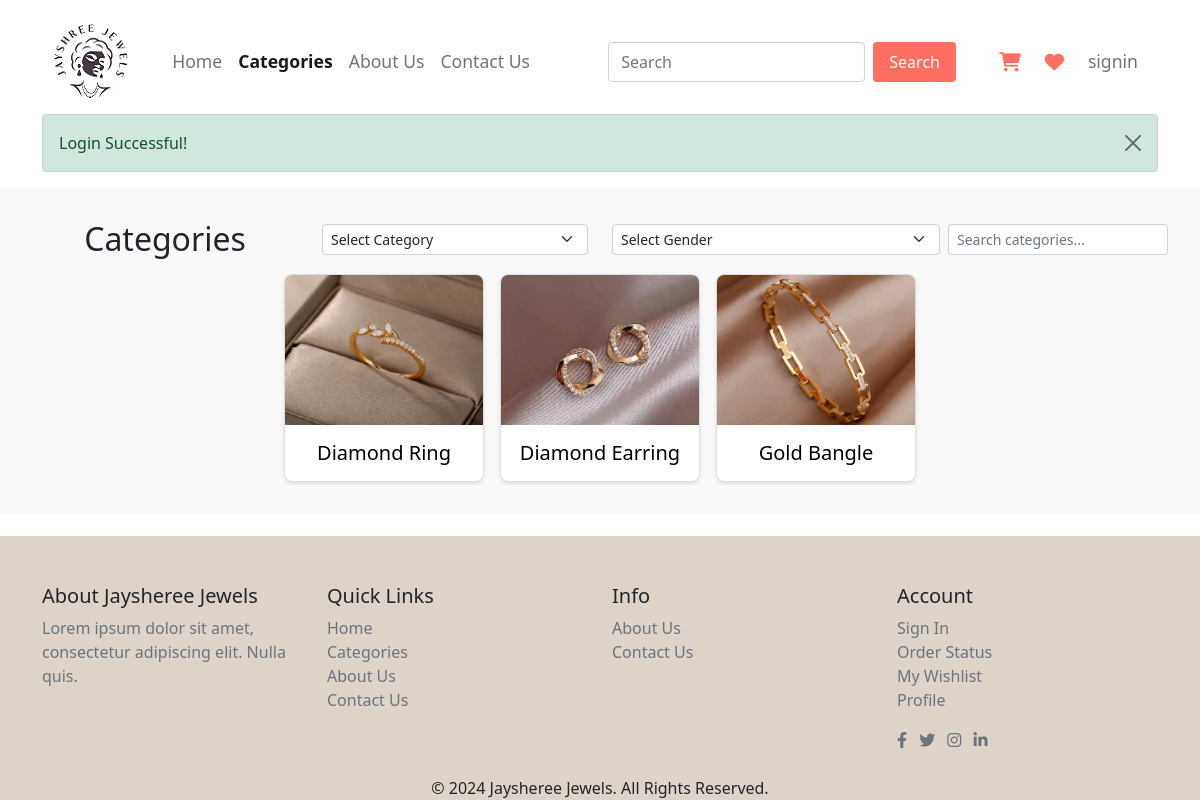
/user/category.php (signed in), run on the app's committed database.
### tables this page shows
CREATE TABLE `sub_category_tbl` (
  `sc_id` int(5) NOT NULL,
  `sc_code` varchar(10) NOT NULL,
  `sc_name` varchar(100) NOT NULL,
  `c_code` varchar(15) NOT NULL,
  `sc_image` varchar(255) NOT NULL,
  `sc_status` varchar(25) NOT NULL
);

### user/category.php (the view, shortened to what this page needs)
<?php
include_once 'header.php';
include_once '../conn.php';
?>
<section class="popular-categories">
  <div class="row align-items-center mb-3">
    <div class="col-md-3">
      <h2 class="mb-0">Categories</h2>
    </div>
    <div class="col-md-3">
      <form action="" method="GET">
        <select name="c_code" id="category" class="form-select form-select-sm" onchange="this.form.submit()">
          <option value="">Select Category</option>
        </select>
      </form>
    </div>
    <div class="col-md-6">
      <form action="" method="GET" class="d-flex justify-content-end gap-2">
        <select name="gender" id="gender" class="form-select form-select-sm" onchange="this.form.submit()">
          <option value="">Select Gender</option>
        </select>
        <input type="text" name="search" placeholder="Search categories..." class="form-control form-control-sm"
          style="width: auto;" value="<?php echo isset($_GET['search']) ? $_GET['search'] : ''; ?>"
          oninput="this.form.submit()">
      </form>
    </div>
  </div>
  <div class="categories-container">
    <?php
    $q = "SELECT * FROM sub_category_tbl WHERE sc_status='Active'";
    $result = mysqli_query($con, $q);
    if (mysqli_num_rows($result) > 0) {
      while ($r = mysqli_fetch_assoc($result)) {
        ?>
        <a href="product.php?sc_code=<?php echo $r['sc_code']; ?>">
          <div class="category">
            <img src="<?php echo $r['sc_image']; ?>" alt="<?php echo $r['sc_name']; ?>">
            <h3><?php echo $r['sc_name']; ?></h3>
          </div>
        </a>
        <?php
      }
    } else {
      echo "<p class='text-center'>No subcategories found.</p>";
    }
    ?>
  </div>
</section>
<?php
include('footer.php');
?>

### css/user_style.css (style rules this page uses)
body { overflow-x: hidden; }
.popular-categories { padding: 2rem; background-color: #f9f9f9; }
.popular-categories h2 { text-align: center; font-size: 2rem; margin-bottom: 1.5rem; }
.categories-container { display: flex; flex-wrap: wrap; justify-content: center; gap: 1rem; }
.category { background-color: #fff; border: 1px solid #ddd; border-radius: 8px; overflow: hidden; text-align: center; width: 200px; box-shadow: 0 2px 4px rgba(0, 0, 0, 0.1); transition: transform 0.3s; }
.category img { width: 100%; height: 150px; object-fit: cover; }
.category h3 { margin: 1rem 0; font-size: 1.25rem; }
body { display: flex; flex-direction: column; min-height: 100vh; }

### data on the page
sub_category_tbl: sc_image (picture), sc_name "Diamond Ring"
sub_category_tbl: sc_image (picture), sc_name "Diamond Earring"
sub_category_tbl: sc_image (picture), sc_name "Gold Bangle"

### other printed values
$_COOKIE['success'] "Login Successful!"
